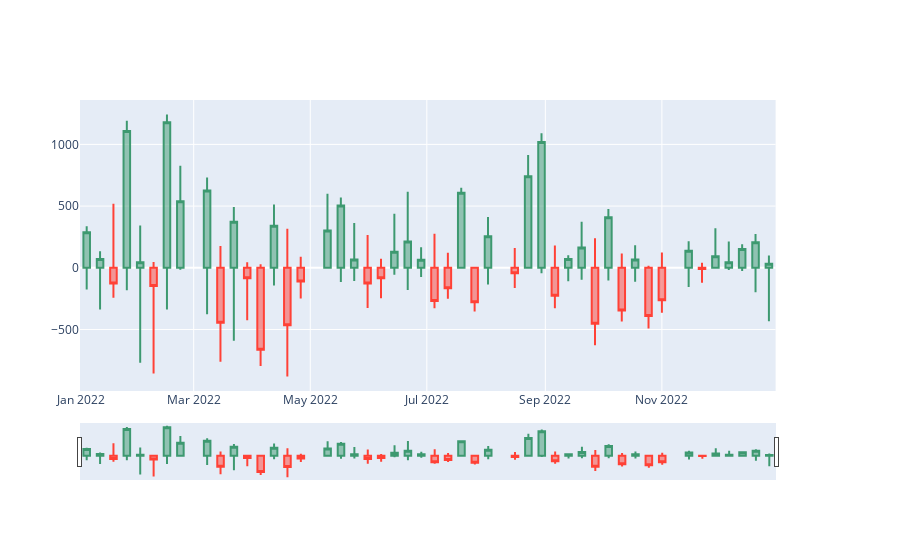

This figure's notebook cell:
### Code cell
fig = make_subplots(specs=[[{"secondary_y":True}]])

fig.add_trace(go.Candlestick(x = tue["Date"],
open = tue["Open"]-tue["Open"],
high = tue["High"]-tue["Open"],
low = tue["Low"]-tue["Open"],
close = tue["Close"]-tue["Open"]))
fig.show()
